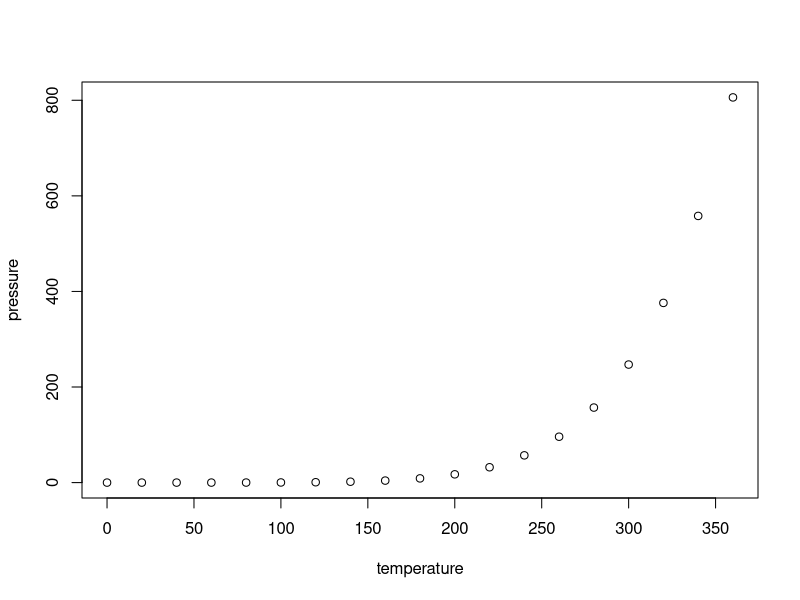
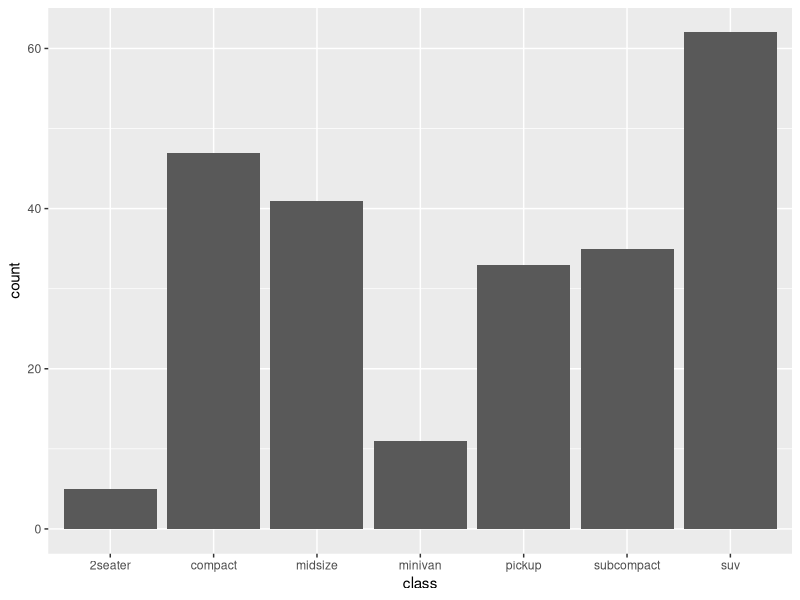
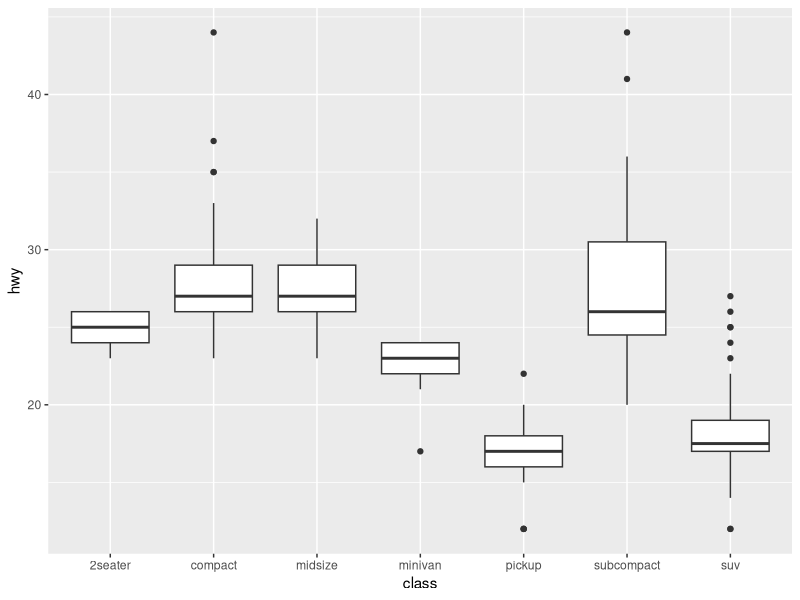

These charts were generated, in order, by the following R code:
## ----setup, include=FALSE------------------------------------------------
knitr::opts_chunk$set(echo = TRUE)
library(knitr)
library(ggplot2)
library(markdown)
setwd("~/Google Drive/MSU/Chilvers Lab/Lunch_and_Learn/02_GitMarkdown/")

## ----kable_example-------------------------------------------------------
kable(head(ggplot2::mpg, n = 15), digits = 3, format = "markdown")

## ----cars----------------------------------------------------------------
summary(cars)

## ----example, fig.align='center'-----------------------------------------
#{r chunk_name, ...}

#Global parameters
#```{r setup, include=FALSE}
#knitr::opts_chunk$set(echo = TRUE)
#```


## ----pressure, echo=FALSE------------------------------------------------
plot(pressure)

## ------------------------------------------------------------------------
g <- ggplot(mpg, aes(class))
# Number of cars in each class:
g + geom_bar()

## ------------------------------------------------------------------------
p <- ggplot(mpg, aes(class, hwy))
p + geom_boxplot()

## ----other_tricks, eval=FALSE--------------------------------------------
## # Extract r code
## knit("markdown_tutorial.Rmd", "R-code_markdown.R", tangle = TRUE)

